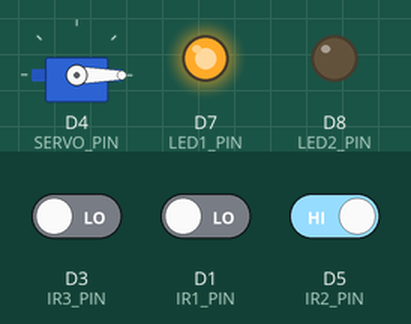
The sketch below on a simulated ESP8266 (NodeMCU). Parts: servo, output pins drawn as LEDs (lit = HIGH). The test bench sets the inputs (shaded band); at power-on: D3 (IR3_PIN) LOW, D5 (IR2_PIN) HIGH, D1 (IR1_PIN) LOW. WiFi joins after 1.5 s; servers stay silent unless stated; no MQTT or app messages arrive unless stated; what the sketch prints to the serial monitor is not drawn.

Above: at 2.7 s.
2.8 s: D3 (IR3_PIN) driven HIGH
At 4.0 s:
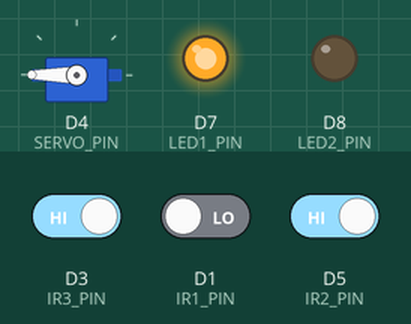
4.3 s: D5 (IR2_PIN) driven LOW
At 5.3 s:
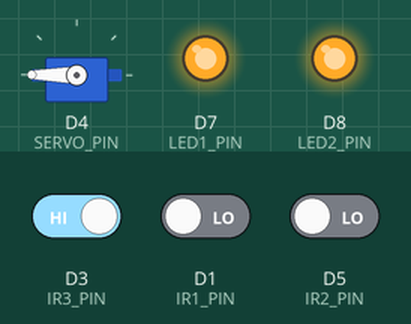
5.8 s: D1 (IR1_PIN) driven HIGH
At 7.0 s:
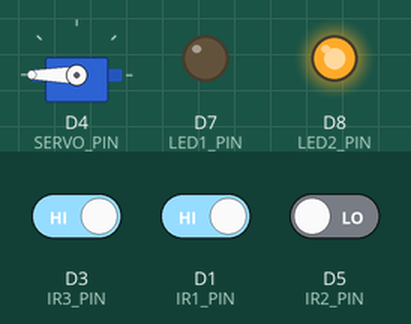
7.3 s: D5 (IR2_PIN) driven HIGH
At 8.3 s:
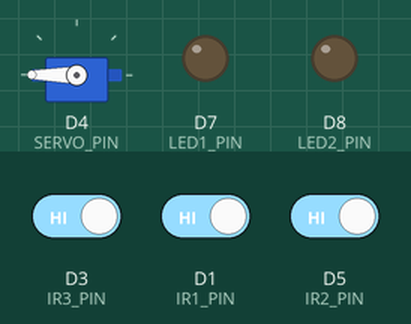
8.8 s: D3 (IR3_PIN) driven LOW
At 9.6 s:
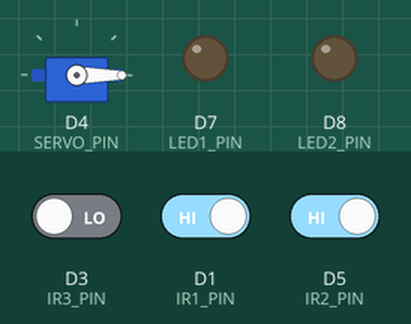
10.3 s: D5 (IR2_PIN) driven LOW
At 10.8 s:
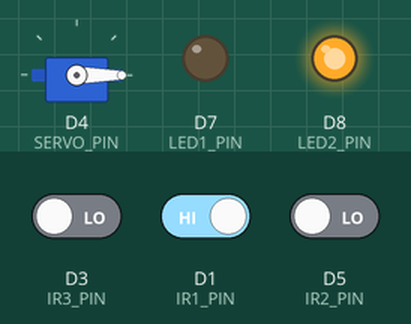
Timing chart, 0 to 12.8 s (numbered marks = the images above; inputs shaded):
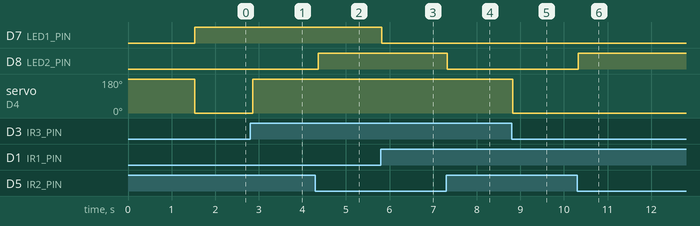

The sketch:

smart_parking_cpp_code_version_mqtt.ino
```cpp
#include <ESP8266WiFi.h>
#include <PubSubClient.h>
#include <Servo.h>

// ---------------- WIFI + MQTT CONFIG ----------------
const char* ssid = "your wifi ssid";
const char* password = "your wifi password";
const char* mqtt_server = "mqtt ip"; // i.e. IPv4 address of your laptop where mosquitto mqtt is installed
                                     // Make sure your mqtt port 1883 is open for 0.0.0.0 by configuring firewall
                                     // Laptop must be connected at the same wifi as esp8266mod
WiFiClient espClient;
PubSubClient client(espClient);

#define MQTT_TOPIC_OBJECT "parking/object"
#define MQTT_TOPIC_STATUS "parking/status"

// ---------------- PIN DEFINITIONS ----------------
#define IR1_PIN D1
#define IR2_PIN D5
#define IR3_PIN D3
#define LED1_PIN D7
#define LED2_PIN D8
#define SERVO_PIN D4

Servo myServo;
int servoPosition = 180;
int servoStep = 180;
unsigned long lastReconnectAttempt = 0;

// --- State memory (to detect changes) ---
bool last_ir1 = false;
bool last_ir2 = false;
bool last_ir3 = false;
String last_object = "";

// ---------------- WIFI + MQTT FUNCTIONS ----------------
void setup_wifi() {
  delay(10);
  Serial.begin(9600);
  Serial.println();
  Serial.print("Connecting to ");
  Serial.println(ssid);
  WiFi.mode(WIFI_STA);
  WiFi.begin(ssid, password);

  while (WiFi.status() != WL_CONNECTED) {
    delay(500);
    Serial.print(".");
  }

  Serial.println("\nWiFi connected");
  Serial.print("IP address: ");
  Serial.println(WiFi.localIP());
}

boolean reconnect() {
  if (client.connect("ESP8266-Parking")) {
    Serial.println("MQTT connected");
    client.publish(MQTT_TOPIC_STATUS, "Device online");
  }
  return client.connected();
}

// ---------------- SETUP ----------------
void setup() {
  setup_wifi();
  client.setServer(mqtt_server, 1883);

  pinMode(IR1_PIN, INPUT);
  pinMode(IR2_PIN, INPUT);
  pinMode(IR3_PIN, INPUT);
  pinMode(LED1_PIN, OUTPUT);
  pinMode(LED2_PIN, OUTPUT);

  myServo.attach(SERVO_PIN);
  myServo.write(servoPosition);

  Serial.println("System Initialized: IR + Servo + MQTT");
}

// ---------------- MAIN LOOP ----------------
void loop() {
  // --- Keep WiFi + MQTT alive ---
  if (!client.connected()) {
    unsigned long now = millis();
    if (now - lastReconnectAttempt > 5000) {
      lastReconnectAttempt = now;
      if (reconnect()) lastReconnectAttempt = 0;
    }
  } else {
    client.loop();
  }

  // --- Read IR sensors ---
  bool ir1_detected = digitalRead(IR1_PIN) == LOW;
  bool ir2_detected = digitalRead(IR2_PIN) == LOW;
  bool ir3_detected = digitalRead(IR3_PIN) == LOW;

  // --- LED Indicators ---
  digitalWrite(LED1_PIN, ir1_detected ? HIGH : LOW);
  digitalWrite(LED2_PIN, ir2_detected ? HIGH : LOW);

  // --- Gate Control ---
  if (ir3_detected && !last_ir3) {  // IR3 just detected
    servoPosition = 0;
    myServo.write(servoPosition);
    Serial.println("Gate Open (IR3 detected)");
    client.publish(MQTT_TOPIC_STATUS, "Gate Open");
  } else if (!ir3_detected && last_ir3) {  // IR3 just cleared
    servoPosition = 180;
    myServo.write(servoPosition);
    Serial.println("Gate Close (IR3 cleared)");
    client.publish(MQTT_TOPIC_STATUS, "Gate Close");
  }

  // --- Vehicle Type Detection (on change) ---
  String detected_object = "";

  if (ir1_detected && ir2_detected) {
    detected_object = "car";
  } else if (!ir1_detected && ir2_detected) {
    detected_object = "bike";
  } else {
    detected_object = "";
  }

  if (detected_object != last_object) {
    if (detected_object != "") {
      Serial.print("Detected: ");
      Serial.println(detected_object);
      client.publish(MQTT_TOPIC_OBJECT, detected_object.c_str());
    } else {
      Serial.println("No vehicle detected");
      client.publish(MQTT_TOPIC_OBJECT, "none");
    }
    last_object = detected_object;
  }

  // --- Update last sensor states ---
  last_ir1 = ir1_detected;
  last_ir2 = ir2_detected;
  last_ir3 = ir3_detected;

  delay(100); // smoother performance
}
```

Measured:
- after the input at 2.8 s, servo on D4 (SERVO_PIN): 0° → 180° after 0.06 s
- after the input at 4.3 s, D8 (LED2_PIN): LOW → HIGH after 0.06 s
- after the input at 5.8 s, D7 (LED1_PIN): HIGH → LOW at once
- after the input at 7.3 s, D8 (LED2_PIN): HIGH → LOW at once
- after the input at 8.8 s, servo on D4 (SERVO_PIN): 180° → 0° at once
- after the input at 10.3 s, D8 (LED2_PIN): LOW → HIGH at once
